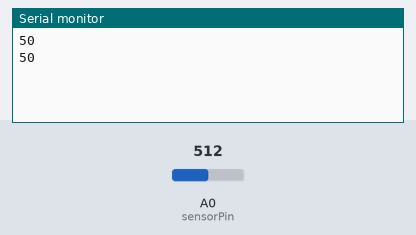
The sketch below on a simulated Arduino Uno, built with avr-gcc and run on an emulated ATmega328P. On the bench: the last lines printed to the serial monitor. Inputs (shaded band) come from the test bench; at power-on: A0 (sensorPin) = 512.

Above: at 2.8 s.
2.9 s: A0 (sensorPin) set to 716
At 3.8 s:
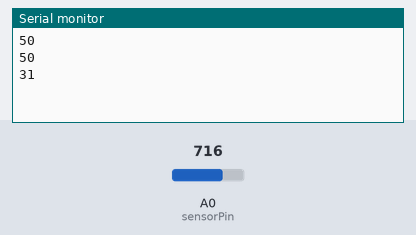
4.4 s: A0 (sensorPin) set to 900
At 5.7 s:
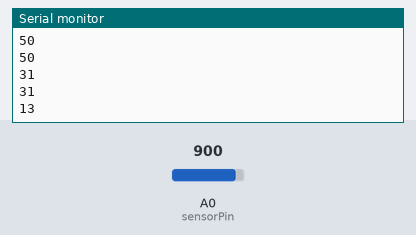
Timing chart, 0 to 7.4 s (numbered marks = the images above; inputs shaded):
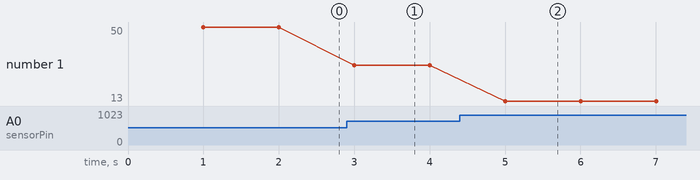

Measured:
- after the input at 2.9 s, the serial monitor: prints a new line after 0.10 s (image 1)
- after the input at 4.4 s, the serial monitor: prints a new line after 0.60 s (image 2)
- plotted number 1: 50 → 31 after the input at 2.9 s, 31 → 13 after the input at 4.4 s

The sketch:

fc_28.ino
```cpp
const int sensorPin = A0;

void setup() {
  Serial.begin(9600);
}

void loop()
{
  int a = 0;
  delay(1000);
  int humedad = analogRead(sensorPin);
  a = map(humedad, 0, 1023, 100, 0);
  Serial.println(a);

}
```
